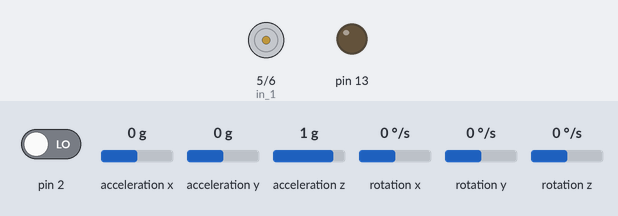
Bench run of a sketch on a simulated Arduino Uno, built with avr-gcc and run on an emulated ATmega328P. On the bench: motor-driver pin pairs drawn as motors (green arrow = first pin HIGH = forward, orange = second pin HIGH = backward, longer = more drive, scaled by the enable pin), output pins drawn as LEDs (lit = HIGH). Inputs (shaded band) come from the test bench; at power-on: pin 2 LOW, acceleration x 0 g, acceleration y 0 g, acceleration z 1 g, rotation x 0 °/s, rotation y 0 °/s, rotation z 0 °/s. The sensor or clock chip raises its interrupt line as the real part does; what the sketch prints to the serial monitor is not drawn.

Above: at 0.1 s.
At 0.6 s:
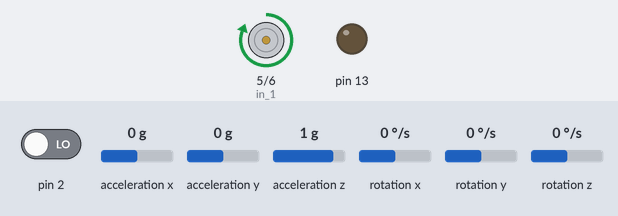
Timing chart, 0 to 2.1 s (numbered marks = the images above):
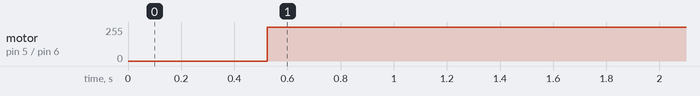

The sketch:

NewAngle.ino
```cpp
#include <Wire.h>
#include <SoftwareSerial.h>
#include "PID_v1.h"
#include "I2Cdev.h"
#include "MPU6050_6Axis_MotionApps20.h"

//int minVal = 205, maxVal = 402;
//const int MPU_addr=0x68; int16_t AcX,AcY,AcZ,Tmp,GyX,GyY,GyZ;

// MPU control/status vars
MPU6050 mpu;
bool dmpReady = false;  // set true if DMP init was successful
uint8_t mpuIntStatus;   // holds actual interrupt status byte from MPU
uint8_t devStatus;      // return status after each device operation (0 = success, !0 = error)
uint16_t packetSize;    // expected DMP packet size (default is 42 bytes)
uint16_t fifoCount;     // count of all bytes currently in FIFO
uint8_t fifoBuffer[64]; // FIFO storage buffer

// orientation/motion vars
Quaternion q;           // [w, x, y, z]         quaternion container
VectorFloat gravity;    // [x, y, z]            gravity vector
float ypr[3];           // [yaw, pitch, roll]   yaw/pitch/roll container and gravity vector

//double x;
//double y;
//double z;

//int xAng, yAng, zAng;

const int pwm = 3;

const int in_1 = 5; const int in_2 = 6;
int currAng;
int currPow;

SoftwareSerial HC12(10, 11); // HC-12 TX Pin, HC-12 RX Pin

const int trigPin = 3;
const int echoPin = 4;
long duration;
long distance;

double input = 0;
double output = 0;
double setpoint = 0;

double Kp = 37;
double Ki = 0;
double Kd = 0;

PID pid(&input, &output, &setpoint, Kp, Ki, Kd, DIRECT);

volatile bool mpuInterrupt = false;     // indicates whether MPU interrupt pin has gone high
void dmpDataReady()
{
    mpuInterrupt = true;
}

void setup(){

  pinMode(trigPin, OUTPUT); // Sets the trigPin as an Output
  pinMode(echoPin, INPUT); // Sets the echoPin as an Input
//
//  Wire.begin();
//  Wire.beginTransmission(MPU_addr);
//  Wire.write(0x6B);
//  Wire.write(0);
//  Wire.endTransmission(true);

  pinMode(13, OUTPUT);

  pinMode(pwm,OUTPUT); pinMode(in_1,OUTPUT); pinMode(in_2,OUTPUT);

  Serial.begin(9600);
  HC12.begin(9600);

  pid.SetMode(AUTOMATIC);
  pid.SetSampleTime(10);
  pid.SetOutputLimits(-255, 255);

  mpu.initialize();
  devStatus = mpu.dmpInitialize();

  mpu.setXGyroOffset(220);
  mpu.setYGyroOffset(76);
  mpu.setZGyroOffset(-85);
  mpu.setZAccelOffset(1688);

  mpu.setDMPEnabled(true);
  attachInterrupt(0, dmpDataReady, RISING);
  mpuIntStatus = mpu.getIntStatus();
  dmpReady = true;
  packetSize = mpu.dmpGetFIFOPacketSize();

}

void loop(){
//  Wire.beginTransmission(MPU_addr);
//  Wire.write(0x3B);
//  Wire.endTransmission(false);
//  Wire.requestFrom(MPU_addr,14,true);
//  AcX=Wire.read()<<8|Wire.read();
//  AcY=Wire.read()<<8|Wire.read();
//  AcZ=Wire.read()<<8|Wire.read();
//
//  xAng = map(AcX,minVal,maxVal,-90,90);
//  yAng = map(AcY,minVal,maxVal,-90,90);
//  zAng = map(AcZ,minVal,maxVal,-90,90);
//
//  x = RAD_TO_DEG * (atan2(-yAng, -zAng)+PI);
//  y = RAD_TO_DEG * (atan2(-xAng, -zAng)+PI);
//  z = RAD_TO_DEG * (atan2(-yAng, -xAng)+PI);

  if (!dmpReady) return;
  while (!mpuInterrupt && fifoCount < packetSize){
      //no mpu data - performing PID calculations and output to motors
      pid.Compute();

      //Print the value of Input and Output on serial monitor to check how it is working.
      Serial.print(input); Serial.print(" =>"); Serial.println(output);
  }

  // reset interrupt flag and get INT_STATUS byte
  mpuInterrupt = false;
  mpuIntStatus = mpu.getIntStatus();

  // get current FIFO count
  fifoCount = mpu.getFIFOCount();

  // check for overflow (this should never happen unless our code is too inefficient)
  if ((mpuIntStatus & 0x10) || fifoCount == 1024){
      // reset so we can continue cleanly
      mpu.resetFIFO();
      Serial.println(F("FIFO overflow!"));
  }
  else if (mpuIntStatus & 0x02){ //DMP data
      // wait for correct available data length, should be a VERY short wait
      while (fifoCount < packetSize) fifoCount = mpu.getFIFOCount();

      // read a packet from FIFO
      mpu.getFIFOBytes(fifoBuffer, packetSize);

      // track FIFO count here in case there is > 1 packet available
      // (this lets us immediately read more without waiting for an interrupt)
      fifoCount -= packetSize;

      mpu.dmpGetQuaternion(&q, fifoBuffer); //get value for q
      mpu.dmpGetGravity(&gravity, &q); //get value for gravity
      mpu.dmpGetYawPitchRoll(ypr, &q, &gravity); //get value for ypr
 }

  currAng = ypr[3] - 178; //TODO NEED TO CHECK WHICH ONE IS THIS (ypr[x]) --------------------------------------------

  input = currAng;
  pid.Compute();
  currPow = output;

  if (currPow > 255){
    currPow = 255;
  }

  analogWrite(pwm,abs(currPow));
  if (currPow < 0){
    digitalWrite(in_1,LOW); digitalWrite(in_2,HIGH);
  } else {
    digitalWrite(in_1,HIGH); digitalWrite(in_2,LOW);
  }

  Serial.print("ANG = "); Serial.print(currAng); Serial.print(" Motor Power = "); Serial.println(currPow);
//
//  while (HC12.available()) {        // If HC-12 has data
//    Serial.write(HC12.read());      // Send the data to Serial monitor
//  }
////  while (Serial.available()) {      // If Serial monitor has data
////    HC12.write(Serial.read());      // Send that data to HC-12
////  }

//  delay(300);
}
```

Measured:
- by itself, motor on pin 5 (in_1) / pin 6 (in_2): stopped → forward 255/255 at 0.52 s
